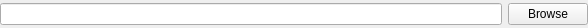
<?xml version="1.0" encoding="UTF-8"?>
<ui version="4.0">
 <class>FileNameEditWithBrowse</class>
 <widget class="QWidget" name="FileNameEditWithBrowse">
  <property name="geometry">
   <rect>
    <x>0</x>
    <y>0</y>
    <width>588</width>
    <height>28</height>
   </rect>
  </property>
  <property name="windowTitle">
   <string>Form</string>
  </property>
  <layout class="QHBoxLayout" name="horizontalLayout">
   <property name="leftMargin">
    <number>0</number>
   </property>
   <property name="topMargin">
    <number>0</number>
   </property>
   <property name="rightMargin">
    <number>0</number>
   </property>
   <property name="bottomMargin">
    <number>0</number>
   </property>
   <item>
    <widget class="QLineEdit" name="fileNameEdit"/>
   </item>
   <item>
    <widget class="QPushButton" name="browseButton">
     <property name="styleSheet">
      <string notr="true"/>
     </property>
     <property name="text">
      <string>Browse</string>
     </property>
     <property name="flat">
      <bool>false</bool>
     </property>
    </widget>
   </item>
  </layout>
 </widget>
 <resources/>
 <connections/>
</ui>
